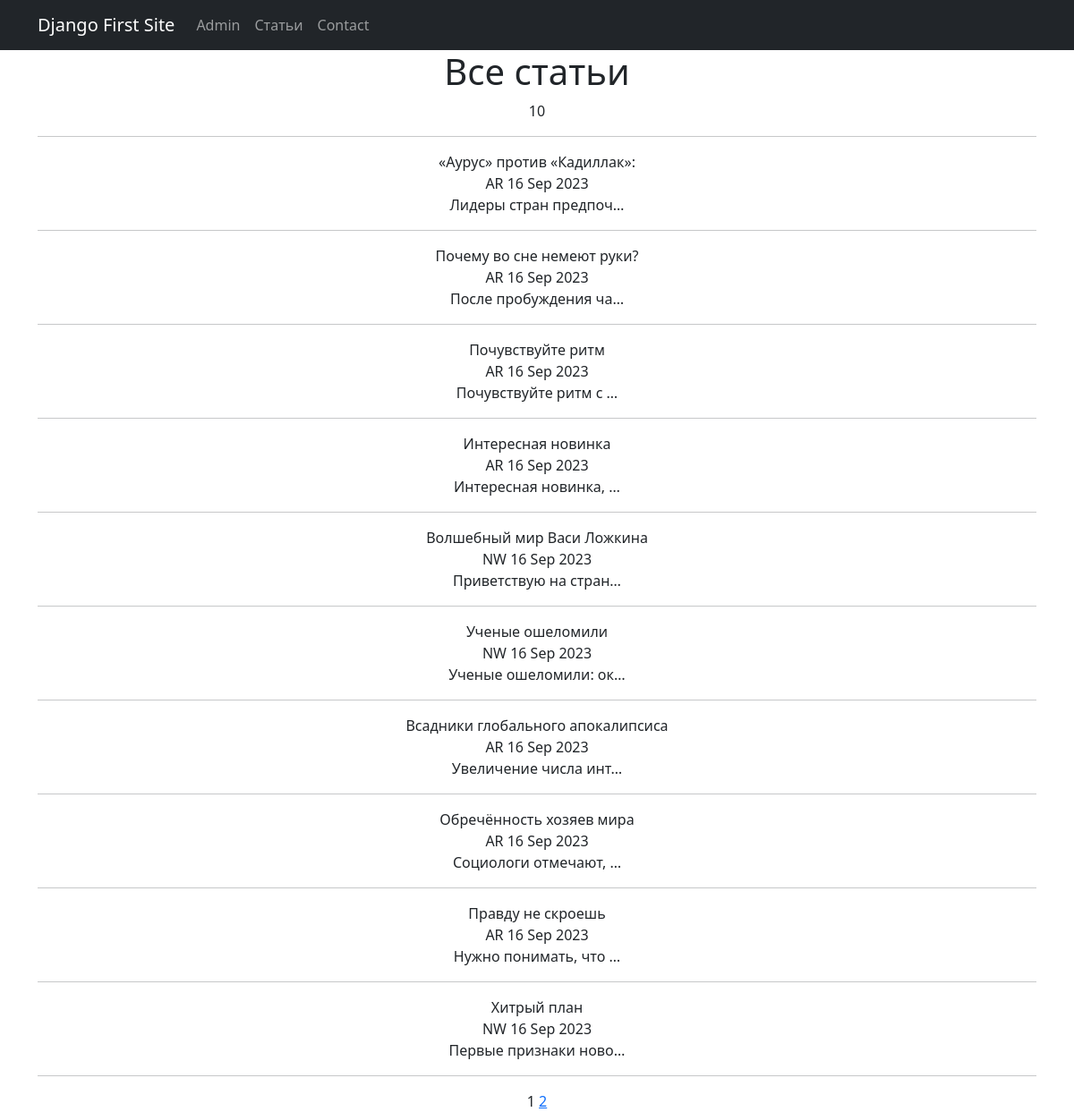
Before: /news/ with the older database file.
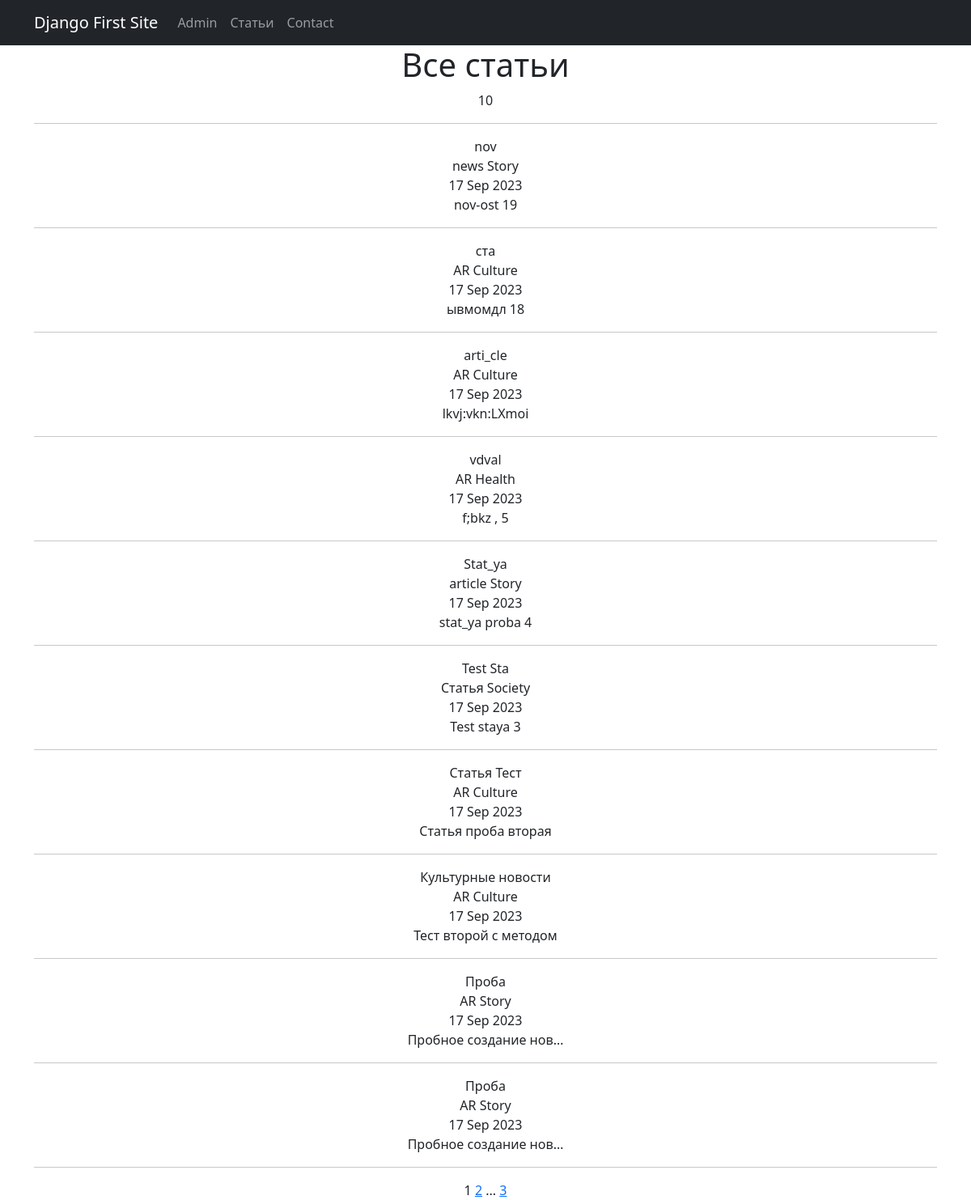
After: the same page with the newer database file.
### news/models.py (models this page shows, shortened)
class Post(models.Model):
    news = 'NW'
    article = 'AR'
    CATEGORY_CHOICES = [
        (news, 'Новость'),
        (article, 'Статья')
    ]
    post_author = models.ForeignKey(Author, on_delete=models.CASCADE)
    category_type = models.CharField(max_length=2, choices=CATEGORY_CHOICES,
                                     default=article)
    post_date = models.DateTimeField(auto_now_add=True)
    post_category = models.ManyToManyField(Category, through='PostCategory')
    post_title = models.CharField(max_length=128)
    post_text = models.TextField()
    post_rating = models.SmallIntegerField(default=0)

class Category(models.Model):
    category_name = models.CharField(max_length=64, unique=True)
    subscribers = models.ManyToManyField(User, related_name='categories')

### news/views.py (the view)
# urls.py: path('', PostList.as_view(), name='news'),
class PostList(ListView):
    model = Post
    ordering = '-post_date'
    template_name = 'news.html'
    context_object_name = 'news'
    paginate_by = 10
    def get_context_data(self, **kwargs):
        context = super().get_context_data(**kwargs)
        return context

### news/templates/news/news.html (shortened to what this page needs)
{% extends 'flatpages/default.html' %}
{% load censor_filters %}
{% block content %}
<h1>Все статьи</h1>
{{ news|length }}
<hr>
{% if news|length %}
    {% for post in news %}
        {{ post.post_title }}
        <br>
        {{ post.category_type }}
            {% for cat in post.post_category.all %}
                {{ cat.category_name }}
                <br>
            {% endfor %}
        {{ post.post_date|date:'d M Y'}}
        <br>
        {{ post.post_text|truncatechars:21}}
        <hr>
    {% endfor %}
{% else %}
    <h1>Извините на данный момент статей нет</h1>
{% endif %}
{{ page_obj.number }}
{% if page_obj.has_next %}
    <a href="?page={{ page_obj.next_page_number }}">{{ page_obj.next_page_number }}</a>
    {% if paginator.num_pages != page_obj.next_page_number %}
    ...
    <a href="?page={{ page_obj.paginator.num_pages }}">{{ page_obj.paginator.num_pages }}</a>
    {% endif %}
{% endif %}
{% endblock content %}

Changed rows visible on the page:
no longer on this page (row unchanged): Post: post_title "«Аурус» против «Кадиллак»:", category_type "AR", post_date "16 Sep 2023", post_text "Лидеры стран предпоч…"
no longer on this page (row unchanged): Post: post_title "Почему во сне немеют руки?", category_type "AR", post_date "16 Sep 2023", post_text "После пробуждения ча…"
no longer on this page (row unchanged): Post: post_title "Почувствуйте ритм", category_type "AR", post_date "16 Sep 2023", post_text "Почувствуйте ритм с …"
no longer on this page (row unchanged): Post: post_title "Интересная новинка", category_type "AR", post_date "16 Sep 2023", post_text "Интересная новинка, …"
no longer on this page (row unchanged): Post: post_title "Волшебный мир Васи Ложкина", category_type "NW", post_date "16 Sep 2023", post_text "Приветствую на стран…"
no longer on this page (row unchanged): Post: post_title "Ученые ошеломили", category_type "NW", post_date "16 Sep 2023", post_text "Ученые ошеломили: ок…"
no longer on this page (row unchanged): Post: post_title "Всадники глобального апокалипсиса", category_type "AR", post_date "16 Sep 2023", post_text "Увеличение числа инт…"
no longer on this page (row unchanged): Post: post_title "Обречённость хозяев мира", category_type "AR", post_date "16 Sep 2023", post_text "Социологи отмечают, …"
no longer on this page (row unchanged): Post: post_title "Правду не скроешь", category_type "AR", post_date "16 Sep 2023", post_text "Нужно понимать, что …"
no longer on this page (row unchanged): Post: post_title "Хитрый план", category_type "NW", post_date "16 Sep 2023", post_text "Первые признаки ново…"
added Post: post_title "nov", category_type "news", post_date "17 Sep 2023", post_text "nov-ost 19"
now on this page (row unchanged): Category: category_name "Story"
added Post: post_title "ста", category_type "AR", post_date "17 Sep 2023", post_text "ывмомдл 18"
now on this page (row unchanged): Category: category_name "Culture"
added Post: post_title "arti_cle", category_type "AR", post_date "17 Sep 2023", post_text "lkvj:vkn:LXmoi"
added Post: post_title "vdval", category_type "AR", post_date "17 Sep 2023", post_text "f;bkz , 5"
now on this page (row unchanged): Category: category_name "Health", shown under "vdval"
added Post: post_title "Stat_ya", category_type "article", post_date "17 Sep 2023", post_text "stat_ya proba 4"
added Post: post_title "Test Sta", category_type "Статья", post_date "17 Sep 2023", post_text "Test staya 3"
now on this page (row unchanged): Category: category_name "Society", shown under "Test Sta"
added Post: post_title "Статья Тест", category_type "AR", post_date "17 Sep 2023", post_text "Статья проба вторая"
added Post: post_title "Культурные новости", category_type "AR", post_date "17 Sep 2023", post_text "Тест второй с методом"
added Post: post_title "Проба", category_type "AR", post_date "17 Sep 2023", post_text "Пробное создание нов…"
added Post: post_title "Проба", category_type "AR", post_date "17 Sep 2023", post_text "Пробное создание нов…"
Other visible differences:
{{ page_obj.paginator.num_pages }}: (not shown) → "3"
